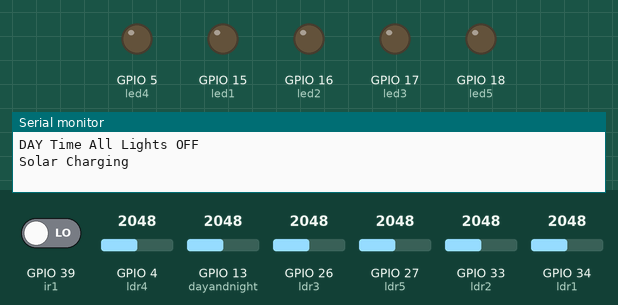
Recording of a sketch running on a simulated ESP32. Shown: output pins drawn as LEDs (lit = HIGH), the last lines printed to the serial monitor. The inputs (shaded band) are chosen by the test bench; at power-on: GPIO 13 (dayandnight) = 2048, GPIO 4 (ldr4) = 2048, GPIO 26 (ldr3) = 2048, GPIO 27 (ldr5) = 2048, GPIO 33 (ldr2) = 2048, GPIO 34 (ldr1) = 2048, GPIO 39 (ir1) LOW.

Above: at 1.2 s.
1.3 s: GPIO 13 (dayandnight) set to 1041
4.2 s: GPIO 13 (dayandnight) set to 948
At 6.8 s:
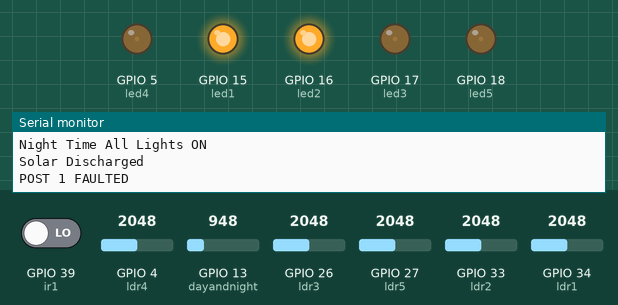
Timing chart, 0 to 8.3 s (numbered marks = the images above; inputs shaded):
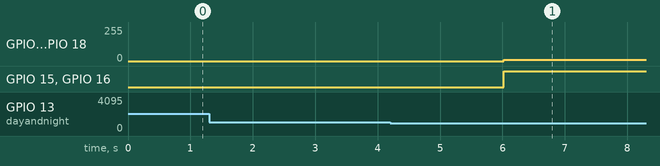

The sketch:

streetlight.ino
```cpp
#define dayandnight 13
#define led1 15
#define ldr1 34
#define solar1 35
#define ir1 39
#define led2 16
#define ldr2 33
#define solar2 32
#define ir2 22
#define led3 17
#define ldr3 26
#define solar3 25
#define ir3 21
#define led4 5
#define ldr4 4
#define solar4 2
#define ir4 23
#define led5 18
#define ldr5 27
#define solar5 14
#define ir5 19
void setup() {
  Serial.begin(9600);
  pinMode(dayandnight,INPUT);
  pinMode(led1,OUTPUT);
  pinMode(ldr1,INPUT);
  pinMode(solar1,INPUT);
  pinMode(ir1,INPUT);
  pinMode(led2,OUTPUT);
  pinMode(ldr2,INPUT);
  pinMode(solar2,INPUT);
  pinMode(ir2,INPUT);
  pinMode(led3,OUTPUT);
  pinMode(ldr3,INPUT);
  pinMode(solar3,INPUT);
  pinMode(ir3,INPUT);
  pinMode(led4,OUTPUT);
  pinMode(ldr4,INPUT);
  pinMode(solar4,INPUT);
  pinMode(ir4,INPUT);
  pinMode(led5,OUTPUT);
  pinMode(ldr5,INPUT);
  pinMode(solar5,INPUT);
  pinMode(ir5,INPUT);
}

void loop() {
 if(analogRead(dayandnight)<1000)
  {
  analogWrite(led1,10);
  analogWrite(led2,10);
  analogWrite(led3,10);
  analogWrite(led4,10);
  analogWrite(led5,10);
  Serial.println("Night Time All Lights ON");
  Serial.println("Solar Discharged");
  if(analogRead(ldr1)> 3700 & analogRead(ldr2) > 3700 & analogRead(ldr3) > 3700 & analogRead(ldr4)>3700 & analogRead(ldr5) >3700)
  {
    Serial.println("ALL POST ARE GOOD CONDITION");
  }
  else if(analogRead(ldr1)<3700 )
  {
        Serial.println("POST 1 FAULTED");
  }
  else if(analogRead(ldr2)<3700 )
  {
        Serial.println("POST 2 FAULTED");
  }
   else if(analogRead(ldr3)<3700 )
  {
        Serial.println("POST 3 FAULTED");
  }
  else if(analogRead(ldr4)<3700 )
  {
        Serial.println("POST 4 FAULTED");
  }
  else if(analogRead(ldr5)<3700 )
  {
        Serial.println("POST 5 FAULTED");
  }


  if(digitalRead(ir1)==0)
  {
  analogWrite(led1,255);
  analogWrite(led2,255);
  delay(3000);
  }
  else if (digitalRead(ir2)==0)
  {
  analogWrite(led1,10);
  analogWrite(led2,255);
  analogWrite(led3,255);
   delay(3000);
  }
  else if (digitalRead(ir3)==0)
  {
  analogWrite(led2,10);
  analogWrite(led3,255);
  analogWrite(led4,255);
  delay(3000);
  }
  else if (digitalRead(ir4)==0)
  {
  analogWrite(led3,10);
  analogWrite(led4,255);
  analogWrite(led5,255);
  delay(3000);
  }
  else if (digitalRead(ir5)==0)
  {
  analogWrite(led4,10);
  analogWrite(led5,255);
  delay(3000);
  }
  }
  else if (analogRead(dayandnight)>1000)
  {
  Serial.println("DAY Time All Lights OFF");
  Serial.println("Solar Charging");
  analogWrite(led1,0);
  analogWrite(led2,0);
  analogWrite(led3,0);
  analogWrite(led4,0);
  analogWrite(led5,0);
  delay(3000);
  }
  delay(10);
}
```

Measured:
- the behaviour switches between 1000 and 999 on GPIO 13 (dayandnight) (found by bisection; images 0 and 1)
- after the input at 4.2 s, GPIO 5 (led4), GPIO 17 (led3), GPIO 18 (led5): 0/255 → 10/255 after 1.8 s; GPIO 15 (led1), GPIO 16 (led2): LOW → HIGH after 1.8 s
